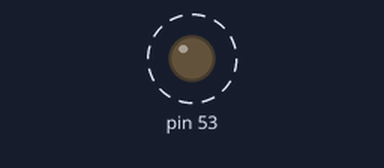
Simulated run of this sketch. Board: Arduino Mega 2560, built with avr-gcc and run on an emulated ATmega2560. Parts: output pins drawn as LEDs (lit = HIGH). Dashed ring = blinking. What the sketch prints to the serial monitor is not drawn.

Above: at 2.5 s.
Timing chart, 0 to 5.1 s (numbered marks = the images above):
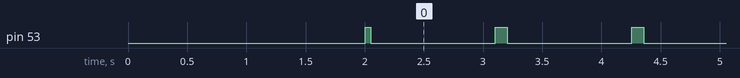

The sketch:

test_spi01master.ino
```cpp
/*
  Test SPI v0.01: MASTER
  RnD - Research and development
  for Technolab ARDU Vex V5
  with STL32L051 microcontrollers.
  Library Vex5 from author potor 10.05.2019
*/

#define BAUDRATE_SPI 1000
// www.arduino.cc/en/Reference/SPI
// Arduino Mega2560 pin SS == 53
// ??? lib vex5: pin SS == 39

//#define CHIP_SELECT    39
#define CHIP_SELECT    53
#define ID_COUNT        5
#define ID_MIN          0
#define ID_MAX          ID_COUNT - 1
#define ID_STEP         1
#include <SPI.h>

uint8_t buf[ID_COUNT] = {0xC0, 0xD0, 0xE0, 0xFF, 0xFA};
uint8_t id = ID_MIN;
void setup() {
  Serial.begin(115200);
  Serial.println("Test SPI v0.01.");
  Serial.println("Date: 31.12.2021.");
  Serial.println("Goal: Technolab ARDU Vex V5.");
  Serial.println("With Git repository.");
  Serial.println("\nI am MASTER!");
  delay(2000);
  // Settings for SPI
  // ?? In lib vex5 first SPI.begin();
//  pinMode(CHIP_SELECT, OUTPUT);
//  digitalWrite(CHIP_SELECT, HIGH);
  pinMode(SS, OUTPUT);
  digitalWrite(SS, HIGH);
  // In example arduino.ru/forum/programmirovanie/dvustoronnii-obmen-po-spi
  // ...after set SS
  SPI.begin();
  delay(50);
}

void loop() {
  // From technolab-examen lib:
  // SPI.beginTransaction(SPISettings(speed, MSBFIRST, SPI_MODE0));
  SPI.beginTransaction(SPISettings(1000000, MSBFIRST, SPI_MODE0));
//  digitalWrite(CHIP_SELECT, LOW);
  digitalWrite(SS, LOW);
  delay(50);

  // Serial.println("Mock func: SPI transfer()...");
  Serial.println("SPI transfer() buf[] to slave...");
  // Slave side: buf[id] >> 4, e. g. 0xC0 -> 0x0C, 0xFF -> 0x0F etc.
  uint8_t slaveResponse = SPI.transfer(buf[id]);
  delay(1);
  Serial.println("buf[" + String(id) + "]: " + String(buf[id]));
  Serial.println("slaveResponse: " + String(slaveResponse));
  id++;
  if (id > ID_MAX) {
    id = ID_MIN;
  }
  delay(1000);
//  digitalWrite(CHIP_SELECT, HIGH);
  digitalWrite(SS, HIGH);
  SPI.endTransaction();
  delay(100);
}
```

Measured:
- by itself, pin 53: alternates HIGH for 0.10 s and LOW for 1.1 s
